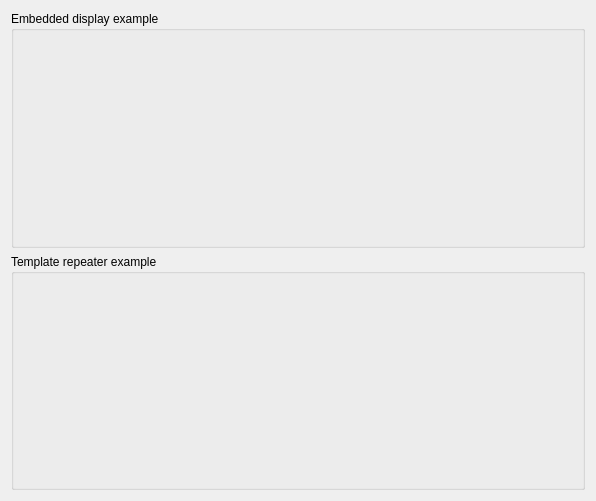
<?xml version="1.0" encoding="UTF-8"?>
<ui version="4.0">
 <class>Form</class>
 <widget class="QWidget" name="Form">
  <property name="geometry">
   <rect>
    <x>0</x>
    <y>0</y>
    <width>596</width>
    <height>501</height>
   </rect>
  </property>
  <property name="windowTitle">
   <string>Form</string>
  </property>
  <layout class="QVBoxLayout" name="verticalLayout">
   <item>
    <widget class="QGroupBox" name="groupBox">
     <property name="title">
      <string>Embedded display example</string>
     </property>
     <layout class="QHBoxLayout" name="horizontalLayout">
      <item>
       <widget class="CEmbeddedDisplay" name="CEmbeddedDisplay">
        <property name="macros" stdset="0">
         <string>{&quot;addr&quot;:&quot;DemoDevice/Acquisition#ChannelA&quot;}</string>
        </property>
        <property name="filename" stdset="0">
         <string>second.ui</string>
        </property>
       </widget>
      </item>
     </layout>
    </widget>
   </item>
   <item>
    <widget class="QGroupBox" name="groupBox_2">
     <property name="title">
      <string>Template repeater example</string>
     </property>
     <layout class="QHBoxLayout" name="horizontalLayout_2">
      <item>
       <widget class="CTemplateRepeater" name="CTemplateRepeater">
        <property name="countShownInDesigner" stdset="0">
         <number>2</number>
        </property>
        <property name="templateFilename" stdset="0">
         <string>second.ui</string>
        </property>
        <property name="dataSource" stdset="0">
         <string>data.json</string>
        </property>
       </widget>
      </item>
     </layout>
    </widget>
   </item>
  </layout>
 </widget>
 <customwidgets>
  <customwidget>
   <class>PyDMEmbeddedDisplay</class>
   <extends>QFrame</extends>
   <header>pydm.widgets.embedded_display</header>
  </customwidget>
  <customwidget>
   <class>PyDMTemplateRepeater</class>
   <extends>QFrame</extends>
   <header>pydm.widgets.template_repeater</header>
  </customwidget>
  <customwidget>
   <class>CEmbeddedDisplay</class>
   <extends>PyDMEmbeddedDisplay</extends>
   <header>comrad.qt.pydm_widgets</header>
  </customwidget>
  <customwidget>
   <class>CTemplateRepeater</class>
   <extends>PyDMTemplateRepeater</extends>
   <header>comrad.qt.pydm_widgets</header>
  </customwidget>
 </customwidgets>
 <resources/>
 <connections/>
</ui>
